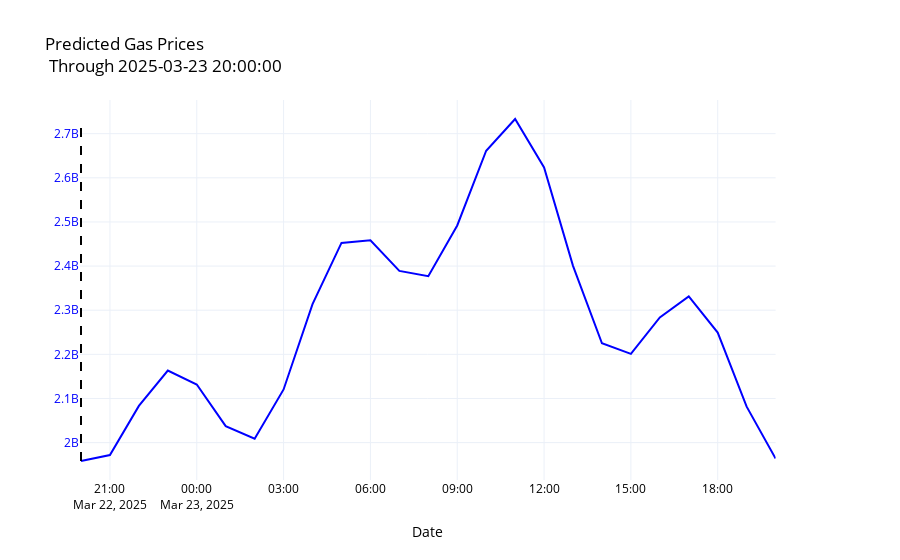

This figure's notebook cell:
### Markdown cell above
# Burn Rate Calculations

### Code cell
y_fig
